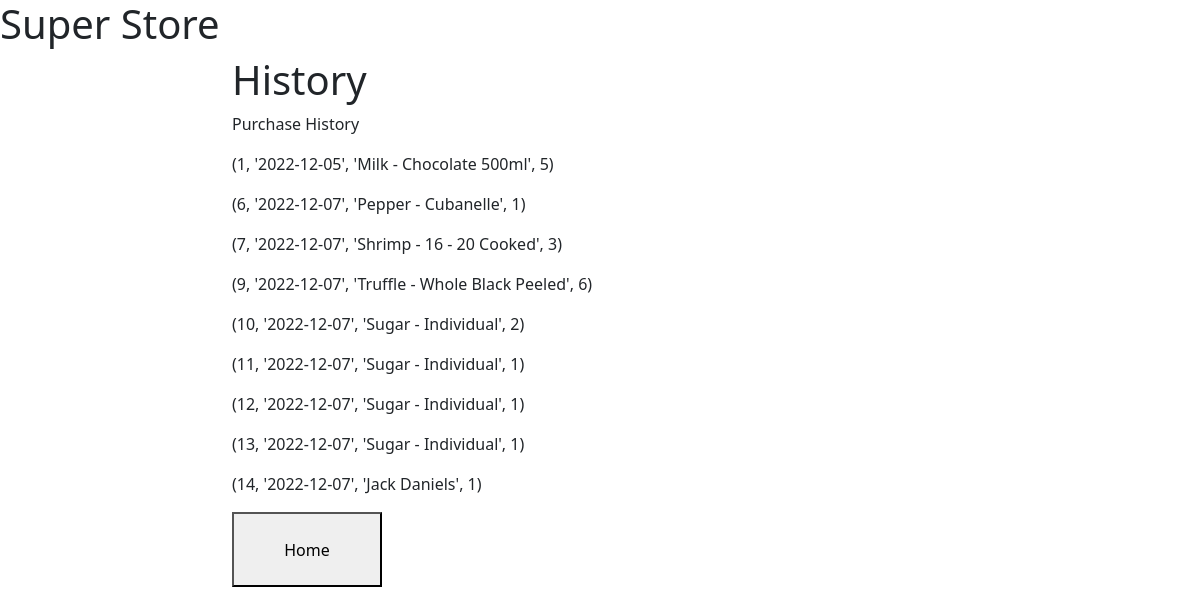
Screenshot of /history (signed in) with the database file from the repository.
### tables this page shows
CREATE TABLE History(order_id INTEGER PRIMARY KEY, item_id INTEGER NOT NULL, date_time TEXT NOT NULL, user TEXT NOT NULL, purchased INTEGER, added INTEGER);

### app.py (the view)
@app.route('/history',methods=['GET', 'POST'])
def history():
    username = session['username']
    print(do_query("SELECT * FROM HISTORY WHERE user = 'a'", True))
    is_supplier = session['is_supplier']
    submission_message = ""
    if is_supplier == 0:
        query = (f"SELECT History.order_id, History.date_time, Inventory.item_name, History.purchased FROM (History INNER JOIN Inventory ON Inventory.item_id = History.item_id) WHERE user = '{username}';")
        submission_message = "Purchase History"
    elif is_supplier == 1:
        query = (f"SELECT History.order_id, History.date_time, Inventory.item_name, History.added FROM (History INNER JOIN Inventory ON Inventory.item_id = History.item_id) WHERE user = '{username}';")
        submission_message = "Delivery History"
    hist = do_query(query, True)
    print(hist)
    return render_template('history.html', history_list=hist, submission_message=submission_message)

### app.py (called while the page is built)
def do_query(query, want_output):
    try:
        output = cur.execute(query).fetchall()
        conn.commit()
        if want_output:
            return output
        else:
            return True
    except sqlite3.Error as er:
        print("an error occured while attempting to perform a query")
        if TEST:
            print(er)
        return False

### templates/history.html (shortened to what this page needs)
{% extends 'base.html' %}
{% block content %}
<div class="col-md-10 col-lg-8 mx-lg-auto mx-md-auto">
  <h1>History</h1>
  <p>{{ submission_message }}</p>
  {% for item in history_list %}
    <p> {{ item }} </p>
  {% endfor %}
  <p><a href="{{ url_for('return_to_home') }}" ><button class=grey style="height:75px;width:150px">Home</button></a></p>
</div>
{% endblock %}

### rows the page displays
History: item "(1, '2022-12-05', 'Milk - Chocolate 500ml', 5)"
History: item "(6, '2022-12-07', 'Pepper - Cubanelle', 1)"
History: item "(7, '2022-12-07', 'Shrimp - 16 - 20 Cooked', 3)"
History: item "(9, '2022-12-07', 'Truffle - Whole Black Peeled', 6)"
History: item "(10, '2022-12-07', 'Sugar - Individual', 2)"
History: item "(11, '2022-12-07', 'Sugar - Individual', 1)"
History: item "(12, '2022-12-07', 'Sugar - Individual', 1)"
History: item "(13, '2022-12-07', 'Sugar - Individual', 1)"
History: item "(14, '2022-12-07', 'Jack Daniels', 1)"

### other values shown
{{ submission_message }} "Purchase History"
